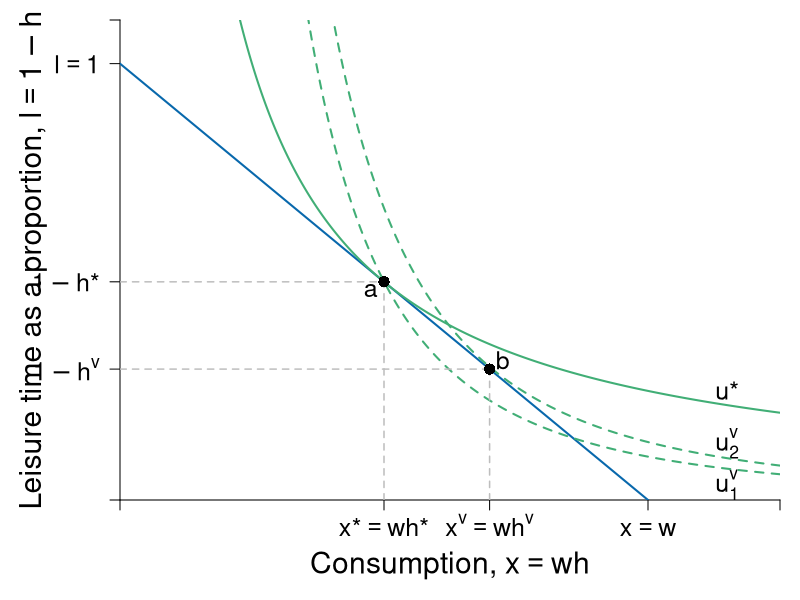

Recreate this plot in R.
require(shape)
pdf(file = "indmarketdemand/demand_cd_indiff_veblen.pdf", width = 9, height = 7)

#Set parameters for graphics
pointsize <- 1.8
axislabelsize <- 1.8
labelsize <- 1.5
namesize <- 1.8
annotatesize <- 1.5
graphlinewidth <- 2
segmentlinewidth <- 1.5

COL <- c("#7fc97f", "#beaed4", "#fdc086", "#ffff99", "#386cb0", "#f0027f", "#bf5b17", "#666666")
COLA <- c("#99d8c9","#66c2a4","#41ae76", "#238b45", "#005824")
COLB <- c("#4eb3d3", "#2b8cbe", "#0868ac","#084081")

#Edited the margins to cater for the larger LHS labels
par(mar =  c(5, 6, 1, 1))

uA <- function(x, y, alpha = 0.5) {
  x^(alpha)*y^(1 - alpha)
}

uA <- function(x, y, alpha = 0.5) {
  x^(alpha)*y^(1 - alpha)
}


bcA <- function(x, w = 1, h = 1) {
  h - w*x
}


xlims <- c(0, 5)
ylims <- c(0, 1.1)

npts <- 501 
x <- seq(xlims[1], xlims[2], length.out = npts)
y <- seq(ylims[1], ylims[2], length.out = npts) 
a <- c(1)

plot(0, 0, xlim = xlims, ylim = ylims, type = "n",
     xlab = expression(paste("")),
     ylab = expression(paste("")), 
     xaxt = "n", 
     yaxt = "n", 
     cex.lab = axislabelsize, 
     bty = "n",
     xaxs="i", 
     yaxs="i")

# ticksy <- seq(from = 0, to = ylims[2], by = 2)
# ylabels <- seq(from = 0, to = ylims[2], by = 2)
# ticksx <- seq(from = 0, to = xlims[2], by = 2)
# xlabels <- seq(from = 0, to = xlims[2], by = 2)
ticksy <- c(0, 0.3, 0.5, 1, ylims[2])
ylabels <- c(NA, expression(paste(1 - h^v)), expression(paste(1 - h,"*")), expression(paste(l == 1)), NA)
ticksx <- c(0, 2, 2.8, 4, xlims[2])
xlabels <- c(NA, expression(paste(x,"*" == w*h,"*")), expression(paste(x^v == w*h^v)), expression(paste(x == w)), NA)

axis(1, at = ticksx, pos = 0, labels = xlabels, cex.axis = labelsize)
axis(2, at = ticksy, pos = 0, labels = ylabels, las = 1, cex.axis = labelsize)

npts <- 500 
xx1 <- seq(xlims[1], xlims[2], length.out = npts)

lines(xx1, bcA(xx1, w = 0.25, h = 1), col = COLB[3], lwd = graphlinewidth)
#lines(xx1, indiffA1(xx1, uA = 20, rmax = 2.5, xmax = 10), col = COLB[4], lwd = graphlinewidth)



text(0.5*xlims[2], -0.15, expression(paste("Consumption, ", x == w*h)), xpd = TRUE, cex = axislabelsize) 
#mtext(expression(paste("Consumption, ", x == w*h)), side=1, line = 2.5, cex = axislabelsize)
text(-0.66, 0.5*ylims[2], expression(paste("Leisure time as a proportion, ", l == 1 - h)), xpd = TRUE, cex = axislabelsize, srt = 90) 


#Label the iso-welfare functions for the HG, Aisha
text(4.6, 0.035, expression(u[1]^v), cex = annotatesize)
text(4.6, 0.13, expression(u[2]^v), cex = annotatesize)
text(4.6, 0.25, expression(paste(u,"*")), cex = annotatesize)

contour(x, y, 
        outer(x, y, uA),
        drawlabels = FALSE,
        col = COLA[3],
        lwd = graphlinewidth,
        levels = a, 
        xaxs="i", 
        yaxs="i", 
        add = TRUE)

b <- c(1.32, 1.44)

contour(x, y, 
        outer(x, y, uA, alpha = 0.7),
        drawlabels = FALSE,
        col = COLA[3],
        lwd = graphlinewidth,
        lty = 2, 
        levels = b, 
        xaxs="i", 
        yaxs="i", 
        add = TRUE)

segments(0, 0.5, 2, 0.5, lty = 2, col = "gray" , lwd = segmentlinewidth)
segments(2, 0, 2, 0.5, lty = 2, col = "gray" , lwd = segmentlinewidth)
points(2, 0.5, pch = 16, col = "black", cex = 1.5)
text(1.9, 0.48, expression(a), cex = annotatesize)

segments(0, 0.3, 2.8, 0.3, lty = 2, col = "gray" , lwd = segmentlinewidth)
segments(2.8, 0, 2.8, 0.3, lty = 2, col = "gray" , lwd = segmentlinewidth)
points(2.8, 0.3, pch = 16, col = "black", cex = 1.5)
text(2.9, 0.32, expression(b), cex = annotatesize)


points(1.55, 10.45, pch = 16, col = "black", cex = 1.5)
points(10.45, 1.55, pch = 16, col = "black", cex = 1.5)

text(10, 10, expression(paste("Budget constraint, ", bc[1])))
Arrows(10, 9.7, 10, 2.5, col = "black", lty = 1, lwd = 2, arr.type = "triangle", arr.lwd = 0.5)


dev.off()
